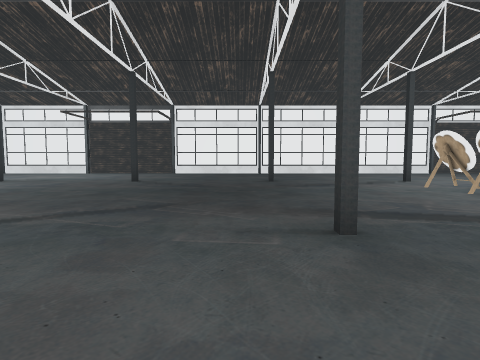
View 1 (above)

23 first-person views from a walk through a scene from a Unity 3-D project. The camera is 1.2 m above the floor, tilts 4° down and sees 80° across. The floor is counted in squares, 2 m on a side. Each view is taken from the middle of a square. On the plan, view 1 faces up. The plan holds only what a view shows up to about 9 squares ahead; the rest is blank. The place goes on beyond the plan.

View 2
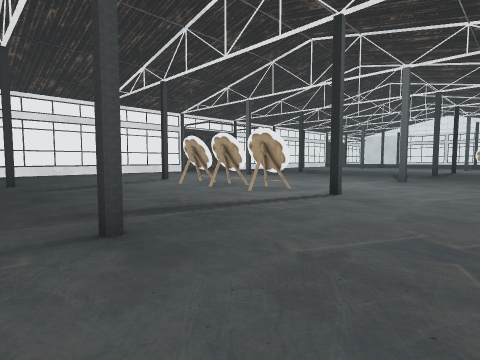

View 3
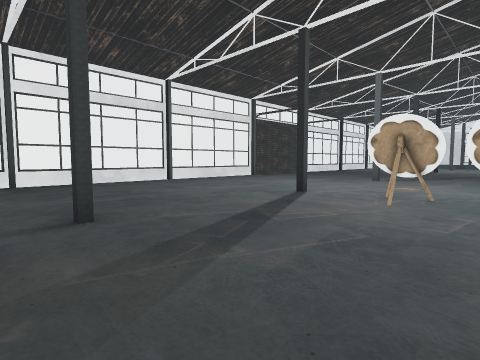

View 4
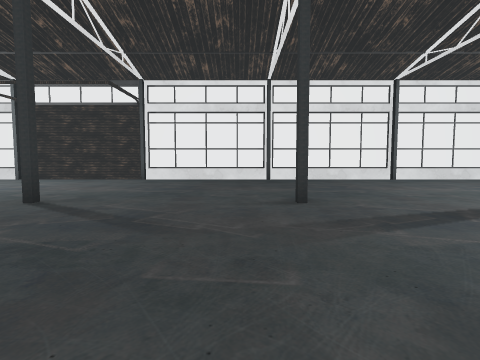

View 5
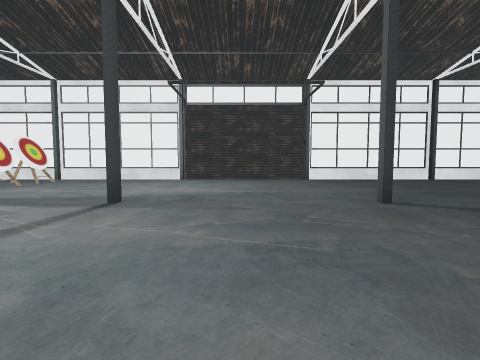

View 6
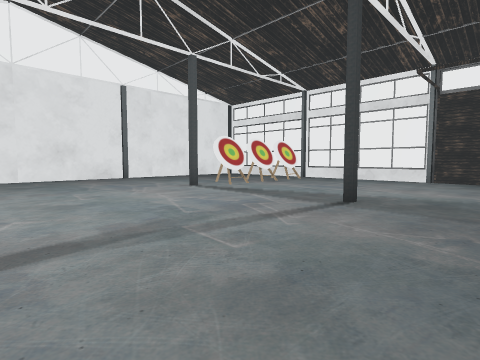

View 7
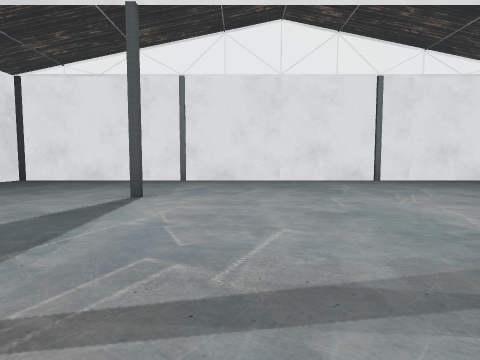

View 8
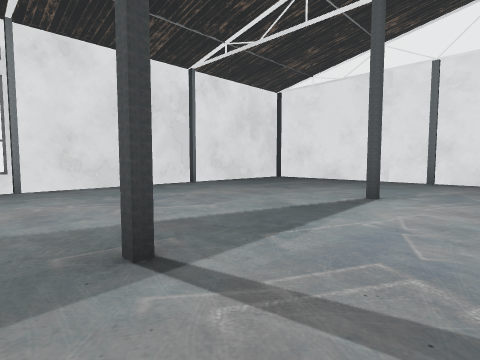

View 9
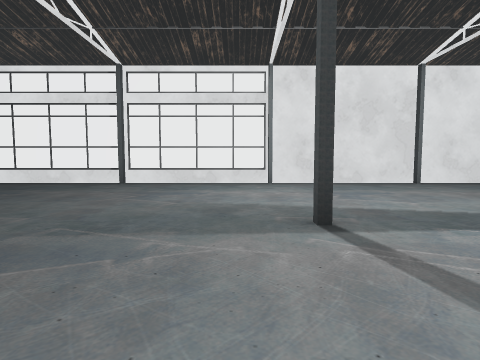

View 10
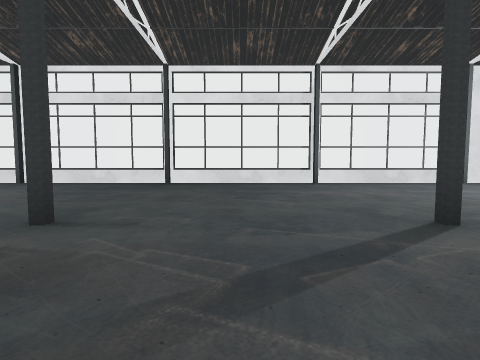

View 11
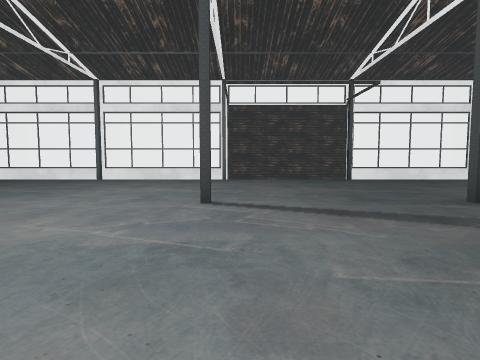

View 12
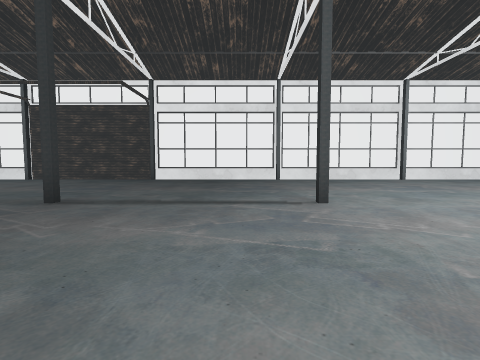

View 13
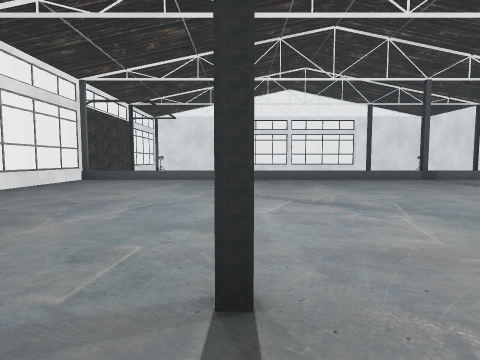

View 14
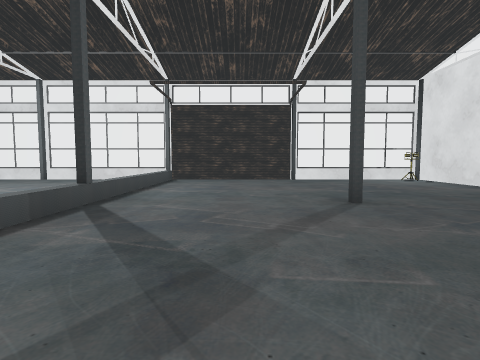

View 15
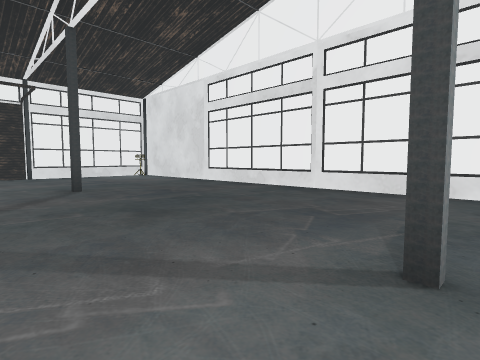

View 16
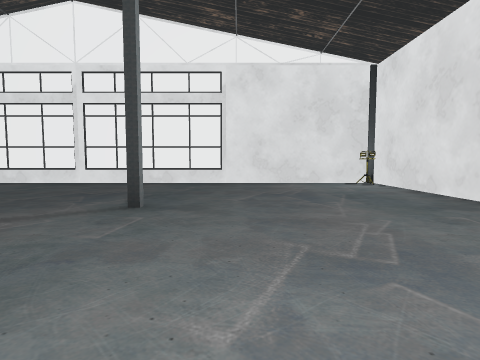

View 17
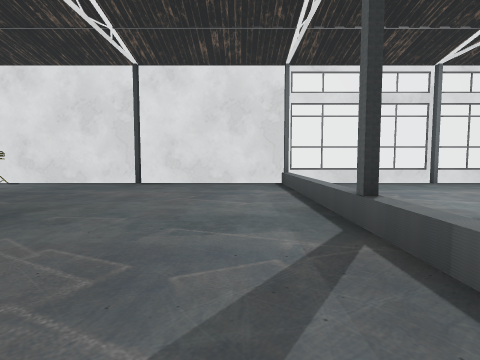

View 18
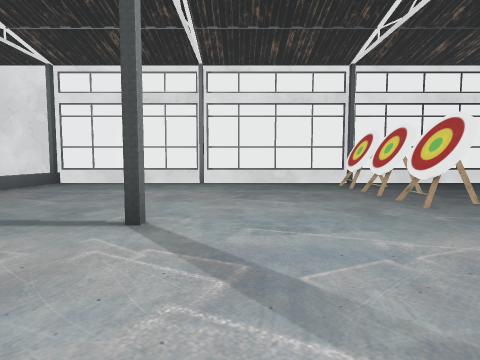

View 19
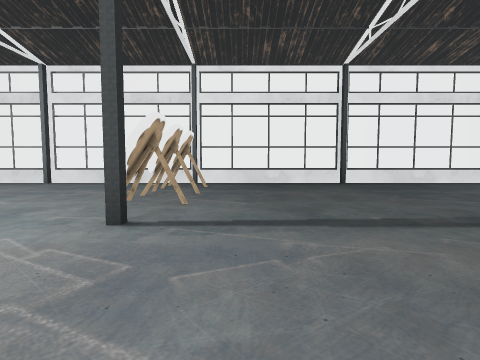

View 20
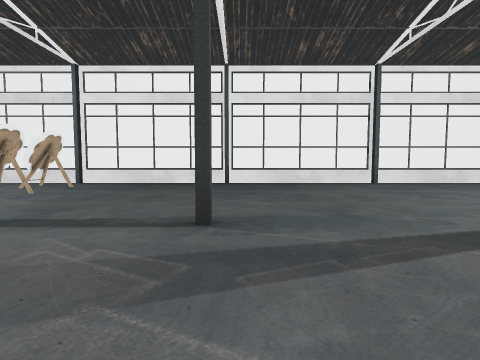

View 21
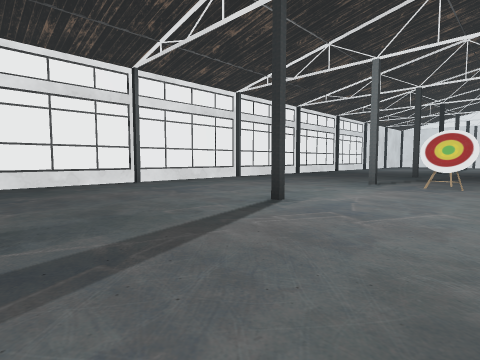

View 22
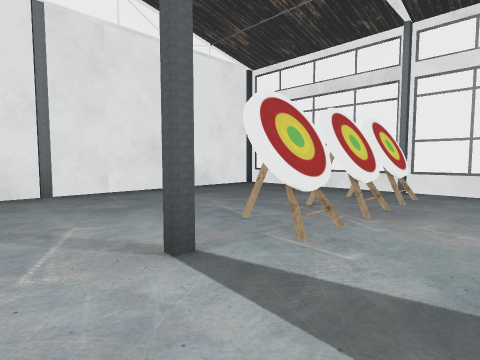

View 23
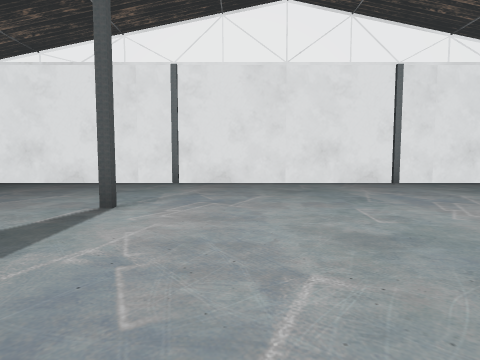

### Floor plan
Key: @ floor where view 1 was taken; # wall or solid block; x gap in a wall; . floor; T thing the floor can be seen under or through.
Columns run from 15 left of view 1 to 32 right of it. Each row starts with its distance up from view 1.
 13 ################################################
 12 #...##.........................................#
 11 #....x.........................................#
 10 #...##.........................................#
  9 #...#..........................................#
  8 #...#...#...#...#...#..#...#...#... ...#...#...#
  7 #..............................................#
  6 #...................T...... ...................#
  5 #...................T....... ... ..............#
  4 #...................T........... ..............#
  3 #..............................................#
  2 #...#...#...#...#...#...#..#.......#...#...#...#
  1 #..............................#...............#
  0 #..............@...............#...............#
 -1 #..............................x...............#
 -2 #..............................#..............##
 -3 ################################################

Where each view was taken, in squares from view 1:
view 1: 0 up, 0 right, facing up
view 2: 0 up, 0 right, facing up-right
view 3: 5 up, 0 right, facing up-right
view 4: 4 up, 0 right, facing up
view 5: 4 up, 5 left, facing up
view 6: 4 up, 5 left, facing up-left
view 7: 4 up, 6 left, facing left
view 8: 4 up, 6 left, facing down-left
view 9: 5 up, 6 left, facing down
view 10: 5 up, 1 left, facing down
view 11: 4 up, 9 right, facing up
view 12: 4 up, 15 right, facing up
view 13: 8 up, 15 right, facing right
view 14: 4 up, 26 right, facing up
view 15: 2 up, 26 right, facing up-right
view 16: 1 up, 24 right, facing right
view 17: 5 up, 25 right, facing down
view 18: 5 up, 19 right, facing down
view 19: 5 up, 15 right, facing down
view 20: 5 up, 12 right, facing down
view 21: 5 up, 12 right, facing down-left
view 22: 7 up, 9 left, facing up-left
view 23: 4 up, 7 left, facing left
